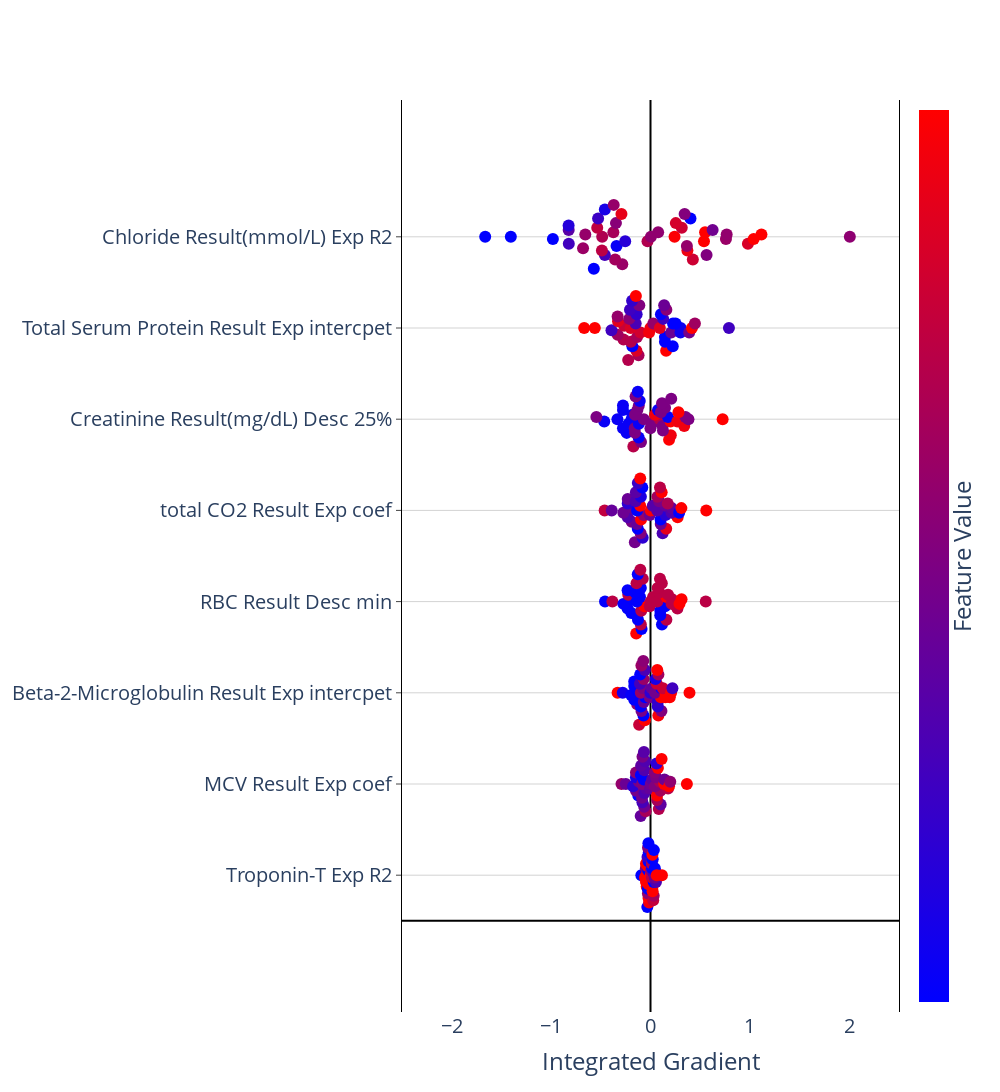

Source (notebook cell):
### Code cell
import plotly.graph_objects as go
import plotly.express as px

nbins = 10
scale = 0.1
n_features = 8
spacing = 2
min_max_IG = 2.5

fig = go.Figure()
fig.update_layout(
    plot_bgcolor='white',
    autosize=False,
    width=1000,
    height=1500,
    coloraxis = {'colorscale':'Bluered'},
    xaxis_title = "Integrated Gradient",
)
 
fig.update_xaxes(
    zeroline=True,
    zerolinecolor="black",
    range = [-min_max_IG,min_max_IG]
    )
fig.update_yaxes(
    zeroline=True,
    zerolinecolor="black",
    mirror=True,
    ticks='outside',
    showline=True,
    linecolor='black',
    gridcolor='lightgrey',
    range = [-spacing, spacing*n_features + spacing]
)
 
feature_rank = np.argsort(np.sum(abs(IG),axis=0))
feature_order = feature_rank[(len(feature_rank)-n_features):len(feature_rank)] 

y_val = 1
bin_ids = list(range(nbins))
for f in feature_order:
    bins = np.linspace(IGtable.iloc[:,f].min()*1.1,IGtable.iloc[:,f].max()*1.1,nbins+1)
    ig_bins = pd.cut(IGtable.iloc[:,f], bins=bins, labels=bin_ids)
 
    x_vals = []
    y_vals = []
    f_vals = []
    for bin in bin_ids:
        x_bin_vals = list(IGtable.iloc[ig_bins[ig_bins == bin].index,f].values)
        n_pts = len(x_bin_vals)
        if n_pts > 0:
            x_vals = x_vals + x_bin_vals
            y_vals = y_vals + list(y_val + scale*(np.array(list(range(n_pts)))-(n_pts-1)/2))
            f_vals = f_vals + list(IG_X.iloc[ig_bins[ig_bins == bin].index,f].values)
    fig.add_trace(go.Scatter(
        x = x_vals, 
        y = y_vals,
        mode = 'markers',
        marker = dict(size=12,
                      color = f_vals,
                      coloraxis = "coloraxis",
                     ),
        name=IGtable.columns[f],
    ))
    y_val += spacing
 
 
fig.update_layout(showlegend=False, coloraxis_showscale=True,font=dict(size=20))
fig.update_coloraxes(colorbar_showticklabels=False,
                    colorbar_title=dict(text="Feature Value",side = "right"),
                    cmin = -1, cmax = 1)
fig.update_yaxes(tickvals=[1]+[1 + spacing*i for i in range(1,n_features)], 
                 ticktext=IGtable.columns[feature_order])
 
fig.show()
#saving figure
figCommon = fileName_common + "_SHAP"
figPath = outputFiguresPath(fileName_header=fileName_header, fileName_mid= figCommon, fileName_suff= fileName_suffix, parent_dir= figDirectory, folderName= figFolder)
# fig.savefig(figPath, bbox_inches = 'tight')
fig.write_html("012 Processed Data/Mistic2_descFits_linear_250127_v1/Mistic2_descFits_linear_SHAP_250127_v1.html")
